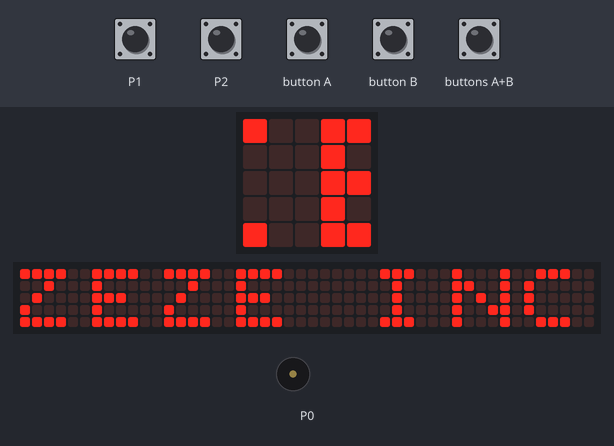
A program run on a simulated BBC micro:bit (MakeCode). Shown: the board's 5×5 LED display, a strip that is not on the board, showing the scrolling text unrolled, buzzer (waves = sounding). The inputs (shaded band) are chosen by the test bench. The 48×5 strip is a reading aid, not a part: it shows the text the display is scrolling, unrolled, one strip-width of it at a time.

Above: at 1.27 s.
1.3 s: button A pressed for 0.15 s
At 1.57 s:
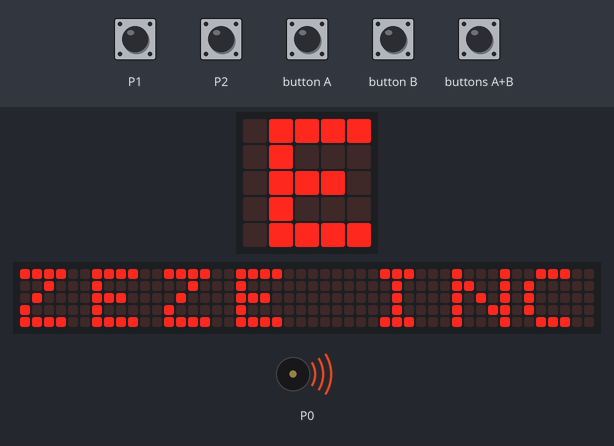
2.0 s: button B pressed for 0.15 s
At 2.32 s:
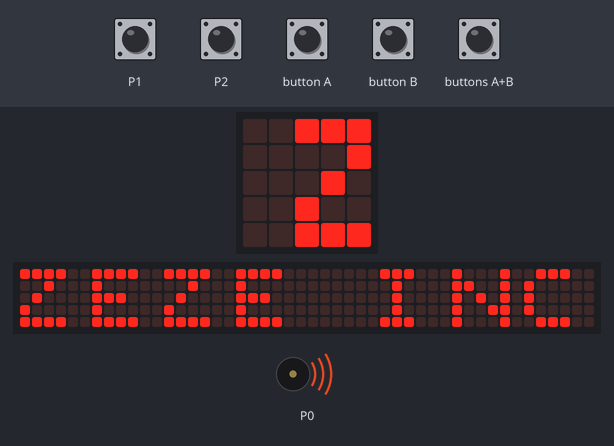
2.7 s: buttons A+B pressed for 0.15 s
At 14.2 s:
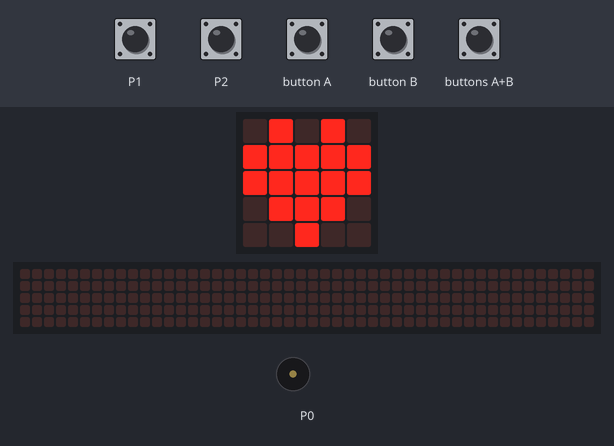
Timing chart, 0 to 14.6 s (numbered marks = the images above; inputs shaded):
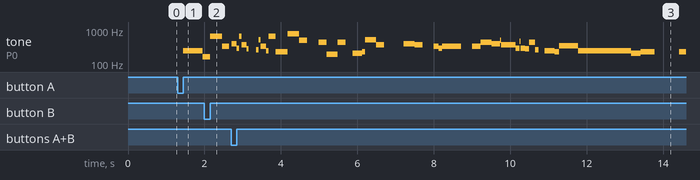

Measured:
- after the input at 1.3 s, tone on P0: silent → 247 Hz after 0.15 s, → 165 Hz 0.51 s later
- after the input at 2.0 s, tone on P0: 165 Hz → 659 Hz after 0.15 s, → 330 Hz 0.31 s later, → silent 0.20 s later

The program:

main.ts
```typescript
input.onButtonPressed(Button.A, function () {
    music.playTone(247, music.beat(BeatFraction.Whole))
    music.playTone(165, music.beat(BeatFraction.Whole))
    music.playTone(330, music.beat(BeatFraction.Half))
    music.playTone(392, music.beat(BeatFraction.Half))
    music.playTone(370, music.beat(BeatFraction.Whole))
    music.playTone(330, music.beat(BeatFraction.Double))
    music.playTone(494, music.beat(BeatFraction.Whole))
    music.playTone(440, music.beat(BeatFraction.Whole))
    music.playTone(440, music.beat(BeatFraction.Double))
    music.playTone(370, music.beat(BeatFraction.Double))
    music.playTone(370, music.beat(BeatFraction.Whole))
    music.playTone(330, music.beat(BeatFraction.Double))
    music.playTone(330, music.beat(BeatFraction.Whole))
    music.playTone(392, music.beat(BeatFraction.Half))
    music.playTone(370, music.beat(BeatFraction.Whole))
    music.playTone(294, music.beat(BeatFraction.Double))
    music.playTone(349, music.beat(BeatFraction.Whole))
    music.playTone(247, music.beat(BeatFraction.Breve))
})
input.onPinPressed(TouchPin.P2, function () {

})
input.onButtonPressed(Button.AB, function () {
    music.playTone(294, music.beat(BeatFraction.Half))
    music.playTone(277, music.beat(BeatFraction.Half))
    music.playTone(262, music.beat(BeatFraction.Half))
    music.playTone(247, music.beat(BeatFraction.Half))
    music.playTone(233, music.beat(BeatFraction.Breve))
    music.playTone(208, music.beat(BeatFraction.Half))
    music.playTone(233, music.beat(BeatFraction.Breve))
    music.playTone(294, music.beat(BeatFraction.Breve))
    music.playTone(294, music.beat(BeatFraction.Half))
    music.playTone(277, music.beat(BeatFraction.Half))
    music.playTone(262, music.beat(BeatFraction.Half))
    music.playTone(247, music.beat(BeatFraction.Half))
    music.playTone(233, music.beat(BeatFraction.Breve))
    music.playTone(208, music.beat(BeatFraction.Half))
    music.playTone(233, music.beat(BeatFraction.Double))
    music.playTone(233, music.beat(BeatFraction.Half))
    music.playTone(247, music.beat(BeatFraction.Half))
    music.playTone(262, music.beat(BeatFraction.Half))
    music.playTone(277, music.beat(BeatFraction.Half))
    music.playTone(294, music.beat(BeatFraction.Breve))
    music.playTone(220, music.beat(BeatFraction.Whole))
    music.playTone(294, music.beat(BeatFraction.Whole))
    music.playTone(220, music.beat(BeatFraction.Whole))
    music.playTone(262, music.beat(BeatFraction.Double))
    music.playTone(233, music.beat(BeatFraction.Half))
    music.playTone(233, music.beat(BeatFraction.Breve))
    music.playTone(196, music.beat(BeatFraction.Half))
    music.playTone(262, music.beat(BeatFraction.Double))
    music.playTone(196, music.beat(BeatFraction.Half))
    music.playTone(220, music.beat(BeatFraction.Breve))
    music.playTone(220, music.beat(BeatFraction.Whole))
    music.playTone(294, music.beat(BeatFraction.Whole))
    music.playTone(220, music.beat(BeatFraction.Whole))
    music.playTone(262, music.beat(BeatFraction.Double))
    music.playTone(233, music.beat(BeatFraction.Half))
    music.playTone(233, music.beat(BeatFraction.Breve))
    music.playTone(196, music.beat(BeatFraction.Half))
    music.playTone(262, music.beat(BeatFraction.Double))
    music.playTone(196, music.beat(BeatFraction.Half))
    music.rest(music.beat(BeatFraction.Whole))
    music.playTone(220, music.beat(BeatFraction.Whole))
    music.playTone(294, music.beat(BeatFraction.Whole))
    music.playTone(349, music.beat(BeatFraction.Whole))
    music.playTone(440, music.beat(BeatFraction.Double))
    music.playTone(392, music.beat(BeatFraction.Half))
    music.playTone(392, music.beat(BeatFraction.Breve))
    music.playTone(392, music.beat(BeatFraction.Whole))
    music.playTone(523, music.beat(BeatFraction.Double))
    music.playTone(392, music.beat(BeatFraction.Half))
    music.playTone(220, music.beat(BeatFraction.Breve))
    music.playTone(220, music.beat(BeatFraction.Double))
    music.playTone(440, music.beat(BeatFraction.Whole))
    music.playTone(587, music.beat(BeatFraction.Breve))
    music.playTone(523, music.beat(BeatFraction.Half))
    music.playTone(466, music.beat(BeatFraction.Half))
    music.playTone(440, music.beat(BeatFraction.Half))
    music.playTone(392, music.beat(BeatFraction.Half))
    music.playTone(349, music.beat(BeatFraction.Half))
    music.playTone(330, music.beat(BeatFraction.Half))
    music.playTone(294, music.beat(BeatFraction.Half))
    music.playTone(277, music.beat(BeatFraction.Breve))
    music.playTone(233, music.beat(BeatFraction.Half))
    music.playTone(233, music.beat(BeatFraction.Double))
    music.playTone(220, music.beat(BeatFraction.Whole))
    music.playTone(220, music.beat(BeatFraction.Breve))
})
input.onButtonPressed(Button.B, function () {
    music.playTone(659, music.beat(BeatFraction.Half))
    music.playTone(659, music.beat(BeatFraction.Half))
    music.rest(music.beat(BeatFraction.Half))
    music.playTone(659, music.beat(BeatFraction.Half))
    music.rest(music.beat(BeatFraction.Half))
    music.playTone(523, music.beat(BeatFraction.Half))
    music.playTone(659, music.beat(BeatFraction.Whole))
    music.playTone(784, music.beat(BeatFraction.Whole))
    music.rest(music.beat(BeatFraction.Whole))
    music.playTone(196, music.beat(BeatFraction.Whole))
    music.rest(music.beat(BeatFraction.Whole))
    music.playTone(523, music.beat(BeatFraction.Whole))
    music.rest(music.beat(BeatFraction.Whole))
    music.playTone(392, music.beat(BeatFraction.Whole))
    music.rest(music.beat(BeatFraction.Whole))
    music.playTone(330, music.beat(BeatFraction.Whole))
    music.rest(music.beat(BeatFraction.Whole))
    music.playTone(440, music.beat(BeatFraction.Whole))
    music.playTone(494, music.beat(BeatFraction.Whole))
    music.playTone(466, music.beat(BeatFraction.Half))
    music.playTone(440, music.beat(BeatFraction.Half))
})
input.onPinPressed(TouchPin.P1, function () {

})
basic.forever(function () {
    basic.showString("ZEZE INCRIVEL")
    basic.pause(1000)
    basic.showIcon(IconNames.Heart)
    basic.pause(1000)
    basic.showString("PEDAGOGO")
    basic.showArrow(ArrowNames.North)
    basic.pause(1000)
})
```

test.ts
```typescript
// testes vão aqui; isto não será compilado quando este pacote for usado como uma extensão.
```
